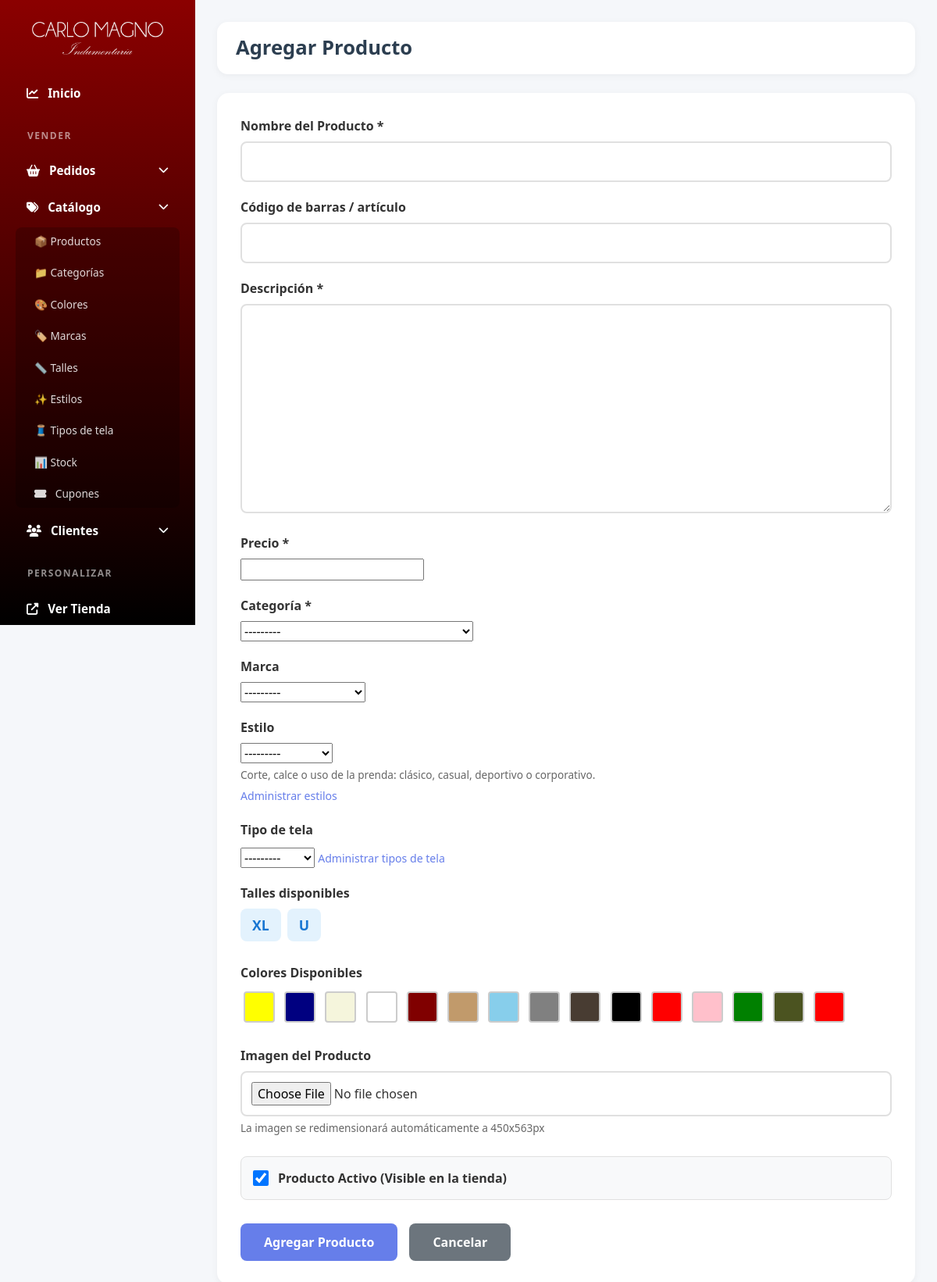
/panel/productos/agregar/ (signed in), run on an earlier commit of the app's database.
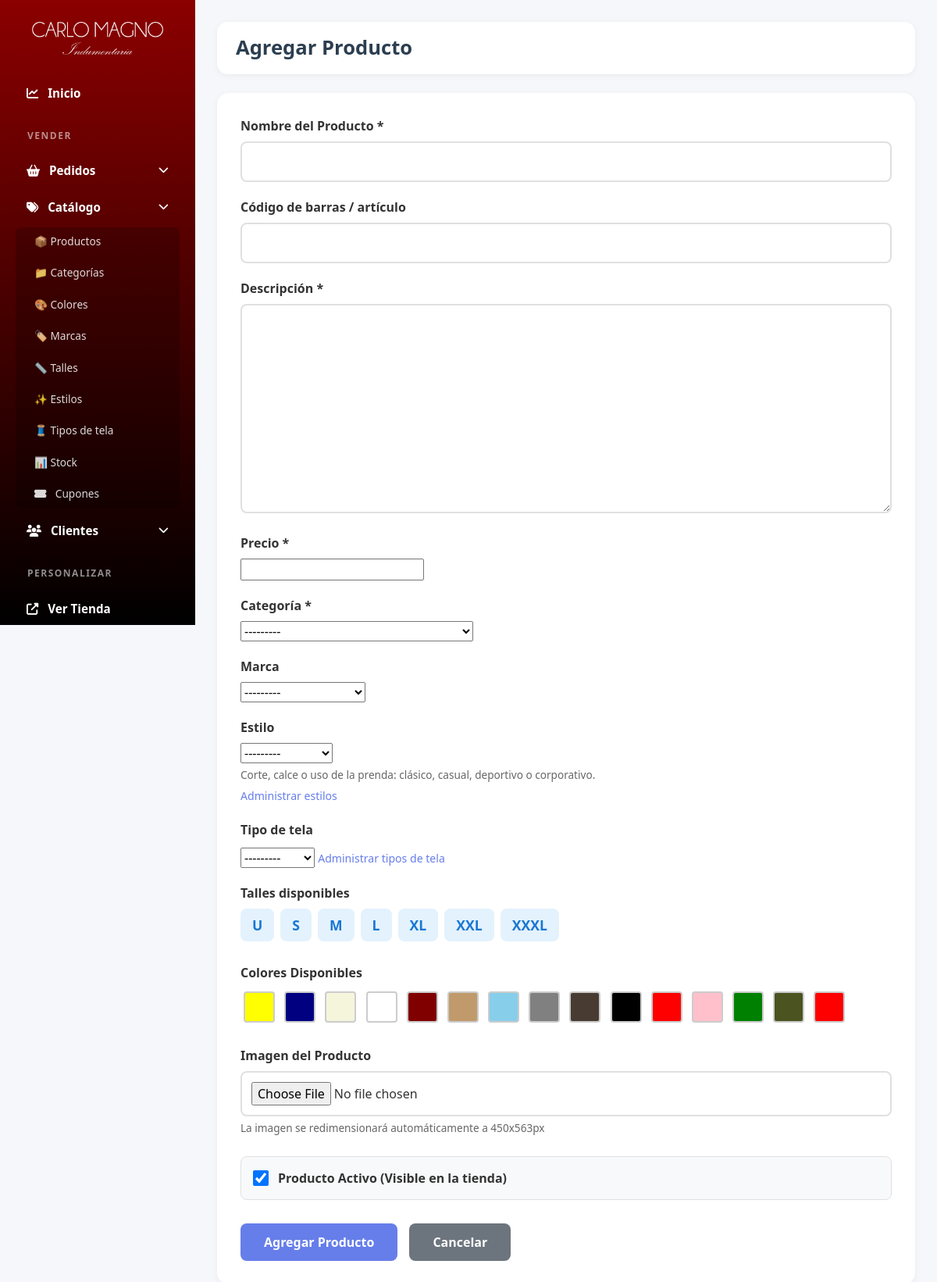
And on a later commit of the database.
### productos/models.py (models this page shows, shortened)
class Talle(models.Model):
    nombre = models.CharField(max_length=20, unique=True, verbose_name='Talle')
    abbreviation = models.CharField(
        max_length=10,
        verbose_name='Abreviatura',
        help_text='Ej: XS, S, M, L, XL'
    )
    order = models.PositiveIntegerField(default=0, verbose_name='Orden de visualización')
    esta_activo = models.BooleanField(default=True, verbose_name='Está activo')
    class Meta:
        verbose_name = 'Talle'
        verbose_name_plural = 'Talles'
        ordering = ['order', 'nombre']

### custom_admin/views.py (the view)
# urls.py: path('panel/productos/agregar/', admin_views.agregar_producto, name='agregar_producto'),
@login_required(login_url='login')
def agregar_producto(request):
    if not request.user.is_staff:
        return redirect('inicio')
    if request.method == 'POST':
        form = ProductoForm(request.POST, request.FILES)
        if form.is_valid():
            form.save()
            messages.success(request, '✅ Producto creado exitosamente')
            return redirect('admin_productos')
        else:
            messages.error(request, '❌ Error al crear el producto. Por favor revisa los datos ingresados.')
    else:
        form = ProductoForm()
    return render(request, 'custom_admin/producto_form.html', {
        'form': form,
        'title': 'Agregar Producto',
        'button_text': 'Agregar Producto'
    })

### productos/context_processors.py (called while the page is built, shortened)
def cart_processor(request):
    carrito = None
    cantidad_total = 0
    if request.user.is_authenticated:
        try:
            carrito = Carrito.objects.get(usuario=request.user)
            cantidad_total = carrito.get_cantidad_total()
        except Carrito.DoesNotExist:
            pass
    return {
        'carrito': carrito,
        'carrito_cantidad': cantidad_total
    }

### productos/models.py (called while the page is built)
    def __str__(self):
        if self.parent:
            return f"{self.parent.nombre} > {self.nombre}"
        return self.nombre

    def __str__(self):
        return self.nombre

    def __str__(self):
        return self.nombre

    def __str__(self):
        return self.nombre

    def get_cantidad_total(self):
        return sum(item.cantidad for item in self.items.all())

### templates/custom_admin/producto_form.html (shortened to what this page needs)
{% extends 'custom_admin/base.html' %}
{% load static %}
{%block extra_css %}
<link rel="stylesheet" href="{% static 'css/productos_admin.css' %}" />
{% endblock %}
{% block content %}
<div class="main-content">
	<div class="header">
		<h1>{{ title }}</h1>
	</div>
	<div class="form-container">
		<form method="POST" enctype="multipart/form-data">
			<div class="form-group">
				<label for="{{ form.nombre.id_for_label }}">Nombre del Producto *</label>
				{{ form.nombre }} {{ form.nombre.errors }}
			</div>
			<div class="form-group">
				<label for="{{ form.codigo.id_for_label }}">Código de barras / artículo</label>
				{{ form.codigo }} {{ form.codigo.errors }}
			</div>
			<div class="form-group">
				<label for="{{ form.descripcion.id_for_label }}">Descripción *</label>
				{{ form.descripcion }} {{ form.descripcion.errors }}
			</div>
			<div class="form-group">
				<label for="{{ form.precio.id_for_label }}">Precio *</label>
				{{ form.precio }} {{ form.precio.errors }}
			</div>
			<div class="form-group">
				<label for="{{ form.categoria.id_for_label }}">Categoría *</label>
				{{ form.categoria }} {{ form.categoria.errors }}
			</div>
			<div class="form-group">
				<label for="{{ form.marca.id_for_label }}">Marca</label>
				{{ form.marca }} {{ form.marca.errors }}
			</div>
			<div class="form-group">
				<label for="{{ form.estilo.id_for_label }}">Estilo</label>
				{{ form.estilo }} {{ form.estilo.errors }}
				<small>Corte, calce o uso de la prenda: clásico, casual, deportivo o corporativo.</small>
				<a href="{% url 'estilos' %}" class="manage-styles-link">Administrar estilos</a>
			</div>
			<div class="form-group">
				<label for="{{ form.tipo.id_for_label }}">Tipo de tela</label>
				{{ form.tipo }} {{ form.tipo.errors }}
				<a href="{% url 'tipos' %}" class="manage-styles-link">Administrar tipos de tela</a>
			</div>
			<div class="form-group">
				<label>Talles disponibles</label>
				<div class="size-options">
					{% for checkbox in form.talles %}
					<label class="size-option">
						<span>{{ checkbox.choice_label }}</span>
					</label>
					{% endfor %}
				</div>
			</div>
			<div class="form-group colores-container">
				<label for="{{ form.colores.id_for_label }}">Colores Disponibles</label>
				<div class="color-options">
					{% for checkbox in form.colores %}
						<span class="color-box" data-color-hex="{{ checkbox.choice_label|safe }}"></span>
					{% endfor %}
				</div>
			</div>
			<div class="form-group">
				<label for="{{ form.imagen.id_for_label }}">Imagen del Producto</label>
				{{ form.imagen }} {{ form.imagen.errors }}
				<small style="color: #666"
					>La imagen se redimensionará automáticamente a 450x563px</small
				>
			</div>
            <div class="form-group checkbox-group">
                <label class="checkbox-container">
                    {{ form.esta_activo }}
                    <span class="checkbox-label">Producto Activo (Visible en la tienda)</span>
                </label>
            </div>
			<div class="form-actions">
				<button type="submit" class="btn btn-primary">{{ button_text }}</button>
				<a href="{% url 'admin_productos' %}" class="btn btn-secondary">Cancelar</a>
			</div>
		</form>
	</div>
</div>
{% load static %}
{% endblock %}

What changed in the data, as far as the page shows it:
added Talle: choice_label "XXL"
added Talle: choice_label "XXXL"
Also different on the page:
new list line: "S"
new list line: "M"
new list line: "L"
